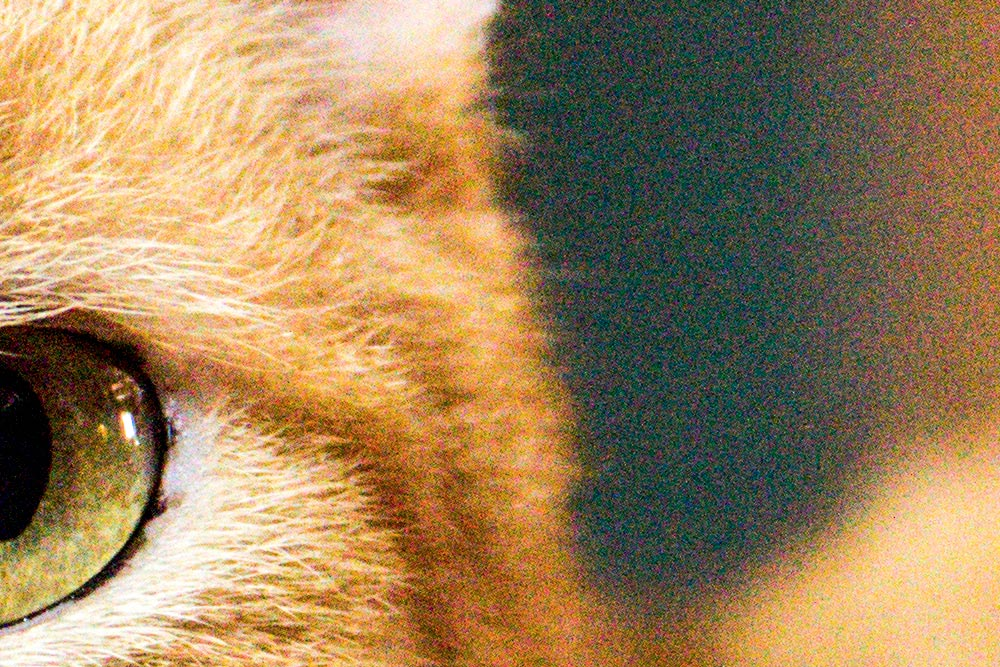
//> input picture Ex3-Image-Filters/tests/test.jpg, 1000 x 667 px
$ ./Ex3-CV-functions tests/test.jpg   (built with g++ and OpenCV 4)
//> lines starting //> are read from the running program, lines starting //| are printed output that depends on the picture
### Ex3-Image-Filters/Ex3-CV-header.h
/*****************************************************************************************
*                                    EXERCISE 3                                          *
*                                   ------------                                         *
*                                    FILTERING                                           *
*****************************************************************************************/

#include <opencv2/opencv.hpp>
#include <iostream>
#include <string>
#include <stdlib.h>
#include <math.h>

using namespace cv;
using namespace std;


void func(char *, char *, int, short);
void lowPass(IplImage *, IplImage *);
void fractileFilter(IplImage *, IplImage *, int);
void xGradientFilter(IplImage *, IplImage *);
void yGradientFilter(IplImage *, IplImage *);
int doubleStream(CvMat*);

### Ex3-Image-Filters/Ex3-CV-main.cpp
/****************************************************************************************
*                                    EXERCISE 3                                         *
*                                   -----------                                         *
*                                    FILTERING                                          *
****************************************************************************************/

#include <opencv2/opencv.hpp>
#include "Ex3-CV-header.h"
#include <iostream>
#include <string>
#include <stdlib.h>
#include <math.h>

using namespace cv;
using namespace std;


/****************************************************************************************
* Filter an image using the function cvFilter2D and the kernel specified to emphasize   *
* horizontal gradients.                                                                 *
****************************************************************************************/

// [7 lines left out: function xGradientFilter, not called in this run]


/****************************************************************************************
* Filter an image using the function cvFilter2D and the kernel specified to emphasize   *
* vertical gradients.                                                                   *
****************************************************************************************/

// [8 lines left out: function yGradientFilter, not called in this run]


/****************************************************************************************
* Streams in 2 different windows the input from a webcam. One window shows the stream   *
* from the camera directly. The second window shows the processed stream.               *
* The kernel of the filter to be applied is passed as a pointer to  a CvMat so different*
* types of filtering are possible.                                                      *
* The function returns 0 if everything goes well, -1 otherwise.                         *
****************************************************************************************/

// [37 lines left out: function doubleStream, not called in this run]


/****************************************************************************************
* Starting from an image this function applies a percentile filter.                     *
* The percentage is passed as a parameter. A 3x3 window is assumed.                     *
****************************************************************************************/

/// prototypes of the supporting functions used by the following
void MtoV(char *, int, uchar []);
int cmpfunc (const void *, const void *);

void fractileFilter(IplImage * src , IplImage * dest , int p) {
    uchar v[9];
    int percentile = 9 * p / 100;
    for(int i = 0 ; i < dest->height ; i++) {
        char * psrc  = src->imageData  + i * src->widthStep;
        char * pdest = dest->imageData + i * dest->widthStep;
        for(int j = 0 ; j < dest->width ; j++) {
            MtoV(psrc , src->widthStep , v);            // pixels within window in an array
            qsort(v , 9 , sizeof(uchar) , cmpfunc);     // Quicksort
            *pdest = v[percentile];
            psrc++;
            pdest++;
        }
    }
}


/****************************************************************************************
* Comparing function used in the call to 'qsort' in 'fractileFilter'.                   *
****************************************************************************************/

int cmpfunc (const void * a, const void * b) {
   return ( *(int*)a - *(int*)b );
}


/****************************************************************************************
* starting from a 3x3 ROI of a IplImage (so of type char), this function creates a      *
* 9-elements array.                                                                     *
*                                                                                       *
* NB. In this context the order of the elements is not relevant.                        *
****************************************************************************************/

void MtoV(char * src , int step , uchar v[]) {
    for(int i = 0 ; i < 3 ; i++) {
        char * psrc = src + i * step;
        for(int j = 0 ; j < 3 ; j++) {
            v[3 * i + j] = (uchar)(*psrc);
            psrc++;
        }
    }
}


/******************************************************************************************
* Receives pointers to the source and destination images and produces the filtered image  *
* in the destination.                                                                     *
*                                                                                         *
* It uses a "frame" images to deal with the border of the image in a not too complicated  *
* way. The frame is a black image whose dimensions are such that there is a 1-pixel frame *
* around the source image.                                                                *
*                                                                                         *
* When filtering one of the 4 corner pixels, 5 pixels out of 9 from the Kernel stick out  *
* of the image and go over the "frame". These will not contribute to the filtering, but   *
* the divisor must be changed to 4 (useful pixels in the Kernel) instead of 9. There is   *
* no need to know which specific corner pixel is considered, it works in general!         *
*                                                                                         *
* Similarly, for border pixels (not in the corners), 3 pixels in the Kernel stick out of  *
* the image and 6 must be used as divider for filtering.                                  *
*                                                                                         *
* IMPORTANT: Most of the pixels are of course in the inner part of the image, so that     *
* condition must be checked first and it will avoid other conditions to be checked all    *
* the time for nothing. This improves the                                                 *
* For the same reason, it would be better to check for the borders before checking for    *
* the corners, but the condition for the borders is very long and hard to read.           *
******************************************************************************************/

#define INNER  9
#define CORNER 4
#define SIDE   6

void lowPass(IplImage * src , IplImage * dest) {
    /// Container set to black (Frame)
    IplImage * temp = cvCreateImage(cvSize(src->width + 2, src->height + 2), IPL_DEPTH_8U, 1);
    cvSet(temp, 0);

    /// Image "framed"
    cvSetImageROI(temp , cvRect(1, 1, src->width , src->height) );
    cvCopy(src , temp);
    cvResetImageROI(temp);

    int N = dest->height;
    int M = dest->width;

    for(int i = 0 ; i < N ; i++) {
        char * pdest = dest->imageData + i * dest->widthStep;
        char * ptemp = temp->imageData + i * temp->widthStep;
        for(int j = 0 ; j < M ; j++) {
            if ((i > 0 && i < N - 1) && (j > 0 && j < M - 1))              // Inner Image
                func(ptemp, pdest, temp->widthStep, INNER);
            else if ((i == 0 || i == N - 1) && (j == 0 || j == M - 1))     // Corners
                func(ptemp, pdest, temp->widthStep, CORNER);
            else                                                           // Borders
                func(ptemp, pdest, temp->widthStep, SIDE);
            pdest++;
            ptemp++;
        }
    }
    cvReleaseImage(&temp);
}


/****************************************************************************************
* Support function for 'lowPass'. It does the dirty job!!!                              *
* Takes 2 pointers to the source (framed) and destination images, the 'widthStep' value *
* for the framed image to scan it and a divider 'dk' that takes 3 possible values:      *
* 9 (inner pixels), 6 (border pixels), and 4 (corner pixels).                           *
* It produces the value of a single pixel of the final image, pointed to by 'pd', by    *
* averaging over the Kernel and taking into account the rim.                            *
****************************************************************************************/

void func(char * pf , char * pd , int step , short dk) {
    float k = 1.0 / dk;
    *pd = 0;                                              // pixel in the final image.
    for(int i = 0 ; i < 3 ; i++) {
        char * lpf = pf + i * step;                       // Local pointer to framed image
        for(int j = 0 ; j < 3 ; j++) {
            /// After many tests I found that this sequence of casting keeps the correct
            /// result at the end...
            *pd += (uchar)(k * (float)((uchar)(*lpf)));
            lpf++;
        }
    }
}


//////////////////////////////////////////////////////////////////////////////////////////


/*****************************************************************************************
* The following group of functions do exactly the same thing as the combination          *
* 'lowPass' + 'func' above.                                                              *
* It was intended to be more efficient since every function does only what is strictly   *
* needed for a specific task, avoiding unnecessary computation. It's not as easy to read *
* and it turned out to be just as efficient as above in terms of speed.                  *
* The nice thing, and the main reason why I'm leaving it here is that it's more efficient*
* in terms of memory requirements since it does not need a framed intermediate image.    *
*****************************************************************************************/
/*
void lowPass(IplImage * src , IplImage * dest) {
    int N = dest->height;
    int M = dest->width;
    for(int i = 0 ; i < N ; i++) {
        char * p  = dest->imageData + i * dest->widthStep;
        char * pp = src->imageData  + i * src->widthStep;
        for(int j = 0 ; j < M ; j++) {
            if ((i > 0 && i < N - 1) && (j > 0 && j < M - 1))            // Inner image
                func(pp, p, src->widthStep);
            else if (j == 0 && i > 0 && i < N - 1)                       // left border
                func_3((pp - src->widthStep), p, src->widthStep);
            else if (j == M - 1 && i > 0 && i < N - 1)                   // right border
                func_3((pp - src->widthStep - 1), p, src->widthStep);
            else if (i == 0 && j > 0 && j < M - 1)                       // top border
                func_2((pp - 1), p, src->widthStep);
            else if (i == N - 1 && j > 0 && j < M- 1)                    // bottom border
                func_2((pp - src->widthStep - 1), p, src->widthStep);
            else if (i == 0 && j == 0)                                   // top-left
                func_1(pp, p, src->widthStep);
            else if (i == 0 && j == M - 1)                               // top-right
                func_1((pp - 1), p, src->widthStep);
            else if (i == N - 1 && j == 0)                               // bottom-left
                func_1((pp -  src->widthStep), p, src->widthStep);
            else if (i == N - 1 && j == M - 1)                           // bottom-right
                func_1((pp - src->widthStep - 1), p, src->widthStep);
            p++;
            pp++;
        }
    }
}


void func(char * ps, char * pd, int step) {
    float k = 1.0 / 9;
    *pd = 0;
    char * lps = ps - step - 1;
    for(int i = 0 ; i < 3 ; i++) {
        lps += i * step;
        for(int j = 0 ; j < 3 ; j++) {
            *pd += (uchar)(k * (float)((uchar)(*lps)));
            lps++;
        }
    }
}


void func_1(char * pp, char * p, int step) {
    *p = 0;
    *p += (uchar)((((float)((uchar)(*pp))) + ((float)((uchar)(*(pp + 1)))) +
          ((float)((uchar)(*(pp + step)))) + ((float)((uchar)(*(pp + step + 1))))) / 4);
}


void func_2(char * pp, char * p, int step) {
    *p = 0;
    *p += (uchar)(((float)((uchar)(*pp)) + (float)((uchar)(*(pp + 1))) +
          (float)((uchar)(*(p + 2)))) / 6);
    pp += step;
    *p += (uchar)(((float)((uchar)(*pp)) + (float)((uchar)(*(pp + 1))) +
          (float)((uchar)(*(p + 2)))) / 6);
}


void func_3(char * pp, char * p, int step) {
    *p = 0;
    for(int i = 0 ; i < 3 ; i++) {
        *p += (uchar)(((float)((uchar)(*pp)) + (float)((uchar)(*(pp + 1)))) / 6);
        p += i*step;
    }
}
//*/

### Ex3-Image-Filters/Ex3-CV-functions.cpp
/****************************************************************************************
*                                  EXERCISE 3                                           *
*                                 -----------                                           *
*                                  FILTERING                                            *
****************************************************************************************/

#include <opencv2/opencv.hpp>
#include <iostream>
#include <stdlib.h>
#include "Ex3-CV-header.h"

using namespace cv;
using namespace std;


int main(int argc, char** argv) {
    //double t = (double)getTickCount();                                        // TIMING

    ///________________DON'T OVERWRITE THE ORIGINAL IMAGE!!!_____________________________

    IplImage* original, * filtered;

    /// Upload in grey scale with a resolution 640x480

    original = cvLoadImage(argv[1], CV_LOAD_IMAGE_GRAYSCALE);
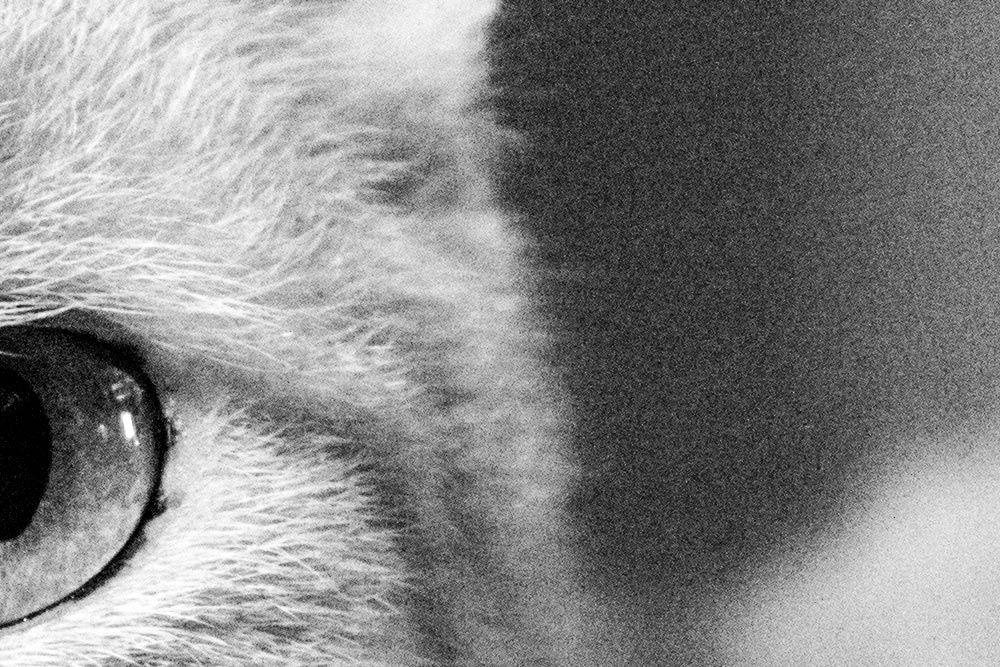
//> original: 667 rows x 1000 cols, CV_8UC1; min 0, max 255, mean 134.2

    /// To use 'lowPass'

    filtered = cvCreateImage(cvGetSize(original), IPL_DEPTH_8U, 1);
    cvSet(filtered, 0);                                                  // Set to black


    /************************************************************************************
    *                                  PARTS 1 & 2                                      *
    *                                 -------------                                     *
    *                          Low- and High-Pass Filtering                             *
    ************************************************************************************/

    ///__________________________My version (Low-Pass)___________________________________
    /// Slower but it removes much more noise in uniform areas.

    lowPass(original, filtered);

    /// Using OpenCV function (Low-Pass):

    IplImage* LP_filtered = cvCreateImage(cvGetSize(original), IPL_DEPTH_8U, 1);
    IplImage* HP_filtered = cvCreateImage(cvGetSize(original), IPL_DEPTH_8U, 1);

    ///_________________Building the Kernels for the filters_____________________________

    /// LOW PASS

    float LP_mat[3][3];

    for (int i = 0; i < 3; i++)
        for (int j = 0; j < 3; j++)
            LP_mat[i][j] = 1.0 / 9;

    CvMat LP_kernel = cvMat(3, 3, CV_32F, LP_mat);

    /// HIGH PASS

    float HP_mat[3][3] = { {    0   ,  -1.0 / 4  ,     0  },
                            { -1.0 / 4 ,    2.0   ,  -1.0 / 4},
                            {    0   ,  -1.0 / 4  ,     0  } };

    CvMat HP_kernel = cvMat(3, 3, CV_32F, HP_mat);

    ///________________________________FILTERING_________________________________________

    cvFilter2D(original, HP_filtered, &HP_kernel, cvPoint(-1, -1));
    cvFilter2D(original, LP_filtered, &LP_kernel, cvPoint(-1, -1));


    /************************************************************************************
    *                                   PART 3                                          *
    *                                 ---------                                         *
    *                             Percentile Filter                                     *
    ************************************************************************************/

    ///____________First attempt - imaged cropped (rim rejected)_________________________
    /// Doesn't really work that well... Destroys some details and doesn't reduce
    /// much noise

    IplImage* perc_filtered = cvCreateImage(cvSize(original->width - 2, original->height - 2), IPL_DEPTH_8U, 1);
    fractileFilter(original, perc_filtered, 50);                    // Median filter: 50%
//> the loop in fractileFilter, `for(int i = 0 ; i < dest->height ; i++)` made 665 passes
//> v on passes 1 to 3: [114, 122, 153, 122, 134, 108, 79, 145, 173], [117, 134, 173, 108, 122, 125, 135, 79, 145], [113, 112, 79, 127, 125, 117, 135, 145, 173]
//> after the loop in fractileFilter, `for(int i = 0 ; i < dest->height ; i++)`: v = [192, 195, 206, 196, 199, 204, 214, 206, 207]


    /************************************************************************************
    *                                   PART 4                                          *
    *                                 ---------                                         *
    *                           Laplace-Gaussian Filter                                 *
    ************************************************************************************/

    IplImage* LG_filtered = cvCreateImage(cvGetSize(original), IPL_DEPTH_8U, 1);

    /*float LG_mat [9][9] = { {0,0,1,2,2,2,1,0,0},
                              {0,1,5,10,12,10,5,1,0},
                              {1,5,15,19,16,19,15,5,1},
                              {2,10,19,-19,-64,-19,19,10,2},
                              {2,12,16,-64,-148,-64,16,12,2},
                              {2,10,19,-19,-64,-19,19,10,2},
                              {1,5,15,19,16,19,15,5,1},
                              {0,1,5,10,12,10,5,1,0},
                              {0,0,1,2,2,2,1,0,0}
                            };

    CvMat LG_kernel = cvMat(9, 9, CV_32F, LG_mat); */

    /// This gives a much better result!!!

    /*float LG_mat [3][3] = {{ -1 , -1, -1},
                             { -1 ,  8, -1},
                             { -1 , -1, -1}};*/

//> (the run ends here: the program needs code that is not available in this run, at `CvMat LG_kernel = cvMat(3, 3, CV_32F, LG_mat);`)

$ run again, on Ex3-Image-Filters/tests/Cam1.png
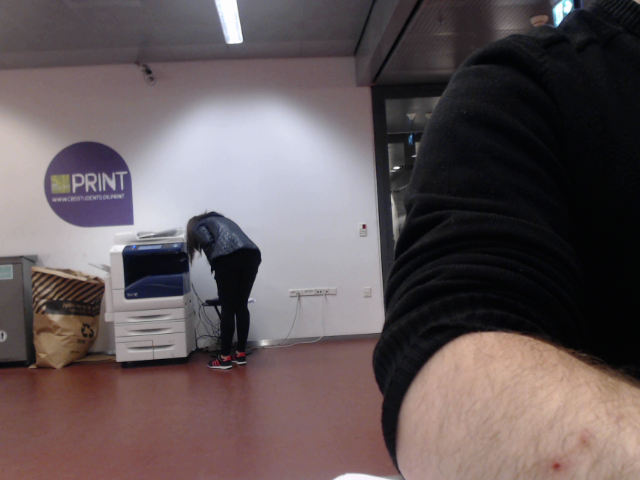
//> input picture Ex3-Image-Filters/tests/Cam1.png, 640 x 480 px
//> `original = cvLoadImage(argv[1], CV_LOAD_IMAGE_GRAYSCALE);`:
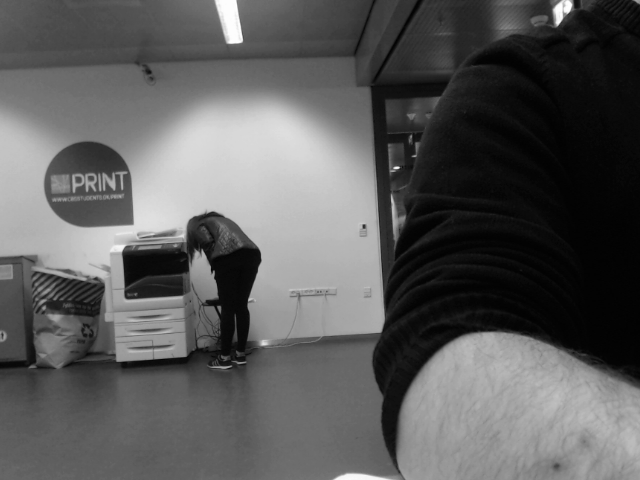
//> original: 480 rows x 640 cols, CV_8UC1; min 1, max 254, mean 91.4
//> in lowPass, `cvResetImageROI(temp);`:
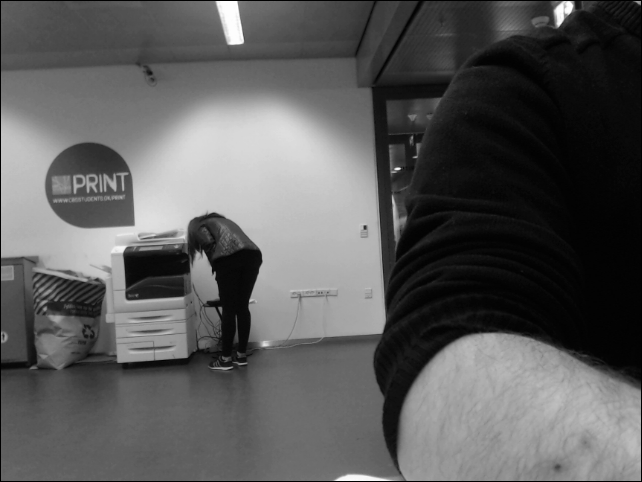
//> temp: 482 rows x 642 cols, CV_8UC1; min 0, max 254, mean 90.8
//> the loop in fractileFilter, `for(int i = 0 ; i < dest->height ; i++)` made 478 passes
//> v on passes 1 to 3: [139, 146, 151, 148, 148, 150, 136, 142, 130], [120, 92, 130, 67, 142, 136, 139, 151, 146], [57, 37, 67, 35, 92, 120, 136, 130, 142]
//> after the loop in fractileFilter, `for(int i = 0 ; i < dest->height ; i++)`: v = [152, 157, 153, 156, 152, 154, 157, 154, 152]
